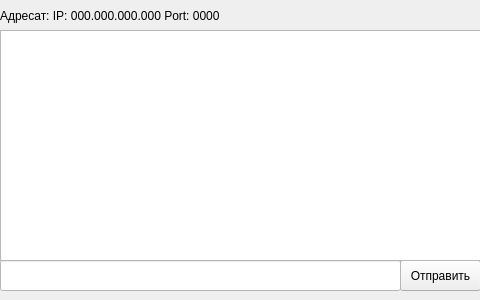
<?xml version="1.0" encoding="UTF-8"?>
<ui version="4.0">
 <class>MainWindow</class>
 <widget class="QMainWindow" name="MainWindow">
  <property name="geometry">
   <rect>
    <x>0</x>
    <y>0</y>
    <width>480</width>
    <height>300</height>
   </rect>
  </property>
  <property name="minimumSize">
   <size>
    <width>480</width>
    <height>300</height>
   </size>
  </property>
  <property name="maximumSize">
   <size>
    <width>480</width>
    <height>300</height>
   </size>
  </property>
  <property name="windowTitle">
   <string>MainWindow</string>
  </property>
  <widget class="QWidget" name="centralwidget">
   <widget class="QPushButton" name="pushButton">
    <property name="geometry">
     <rect>
      <x>400</x>
      <y>260</y>
      <width>81</width>
      <height>31</height>
     </rect>
    </property>
    <property name="text">
     <string>Отправить</string>
    </property>
   </widget>
   <widget class="QLabel" name="label_2">
    <property name="geometry">
     <rect>
      <x>0</x>
      <y>0</y>
      <width>481</width>
      <height>31</height>
     </rect>
    </property>
    <property name="text">
     <string>Адресат: IP: 000.000.000.000 Port: 0000</string>
    </property>
   </widget>
   <widget class="QTextEdit" name="textEdit_2">
    <property name="geometry">
     <rect>
      <x>0</x>
      <y>30</y>
      <width>481</width>
      <height>231</height>
     </rect>
    </property>
   </widget>
   <widget class="QLineEdit" name="lineEdit">
    <property name="geometry">
     <rect>
      <x>0</x>
      <y>260</y>
      <width>401</width>
      <height>31</height>
     </rect>
    </property>
    <property name="styleSheet">
     <string notr="true">background-color: rgb(255, 255, 255);
color: rgb(0, 0, 0);</string>
    </property>
   </widget>
  </widget>
 </widget>
 <resources/>
 <connections/>
</ui>
